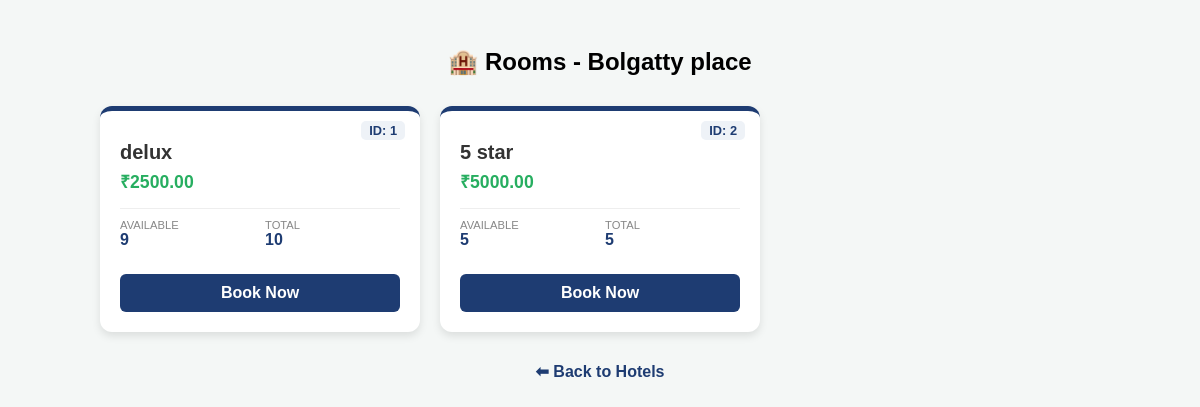
The app's page /hotel/1/rooms/, older data.
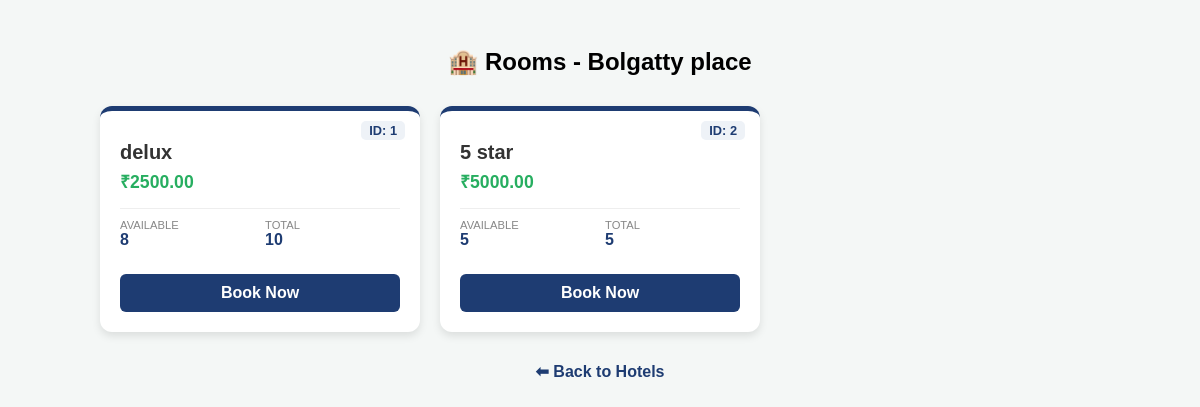
The same page, newer data.
### booking/models.py (models this page shows, shortened)
class Room(models.Model):
     ROOM_CHOICES = (
        ('Normal', 'Normal'),
        ('2 star', '2 star'),
        ('5 star', '5 star'),
        ('delux', 'delux'),
    )
     hotel =models.ForeignKey(Hotel,on_delete=models.CASCADE,related_name='rooms')
     room_type = models.CharField(max_length=100, choices=ROOM_CHOICES , default='Normal')
     price = models.DecimalField(max_digits=10,decimal_places=2)
     total_rooms=models.IntegerField(default=0)
     available_rooms=models.IntegerField(default=0)
     is_available = models.BooleanField(default=True)

### booking/views.py (the view)
# urls.py: path('hotel/<int:pk>/rooms/', hotel_rooms_view, name='hotel_rooms'),
def hotel_rooms_view(request, pk):
    hotel = get_object_or_404(Hotel, pk=pk)
    rooms = hotel.rooms.all()
    return render(request, 'hotel_rooms.html', {
        'hotel': hotel,
        'rooms': rooms
    })

### templates/hotel_rooms.html (shortened to what this page needs)
<!DOCTYPE html>
<html>
<head>
</head>
<body>
<h2 style="text-align:center;">🏨 Rooms - {{ hotel.name }}</h2>
<div class="room-container">
    {% for room in rooms %}
    <div class="room-card">
        <div>
            <span class="room-id">ID: {{ room.id }}</span>
            <div class="room-type">{{ room.room_type }}</div>
            <div class="price-tag">₹{{ room.price }}</div>
            <div class="stats-grid">
                <div class="stat-box">
                    <span class="label">Available</span>
                    <span class="value">{{ room.available_rooms }}</span>
                </div>
                <div class="stat-box">
                    <span class="label">Total</span>
                    <span class="value">{{ room.total_rooms }}</span>
                </div>
            </div>
        </div>
     <a href="{% url 'process_booking' room.id %}" class="book-btn">Book Now</a>
    </div>
    {% empty %}
    <p style="text-align:center; width: 100%;">No Rooms Available</p>
    {% endfor %}
</div>
<div style="text-align:center; margin-top: 20px;">
    <a href="{% url 'hotel_list' %}" style="color: #1e3c72; text-decoration: none; font-weight: bold;">⬅ Back to Hotels</a>
</div>
</body>
</html>

Row changes from the older to the newer data that the page shows:
changed Room "delux": available_rooms "9" → "8"
